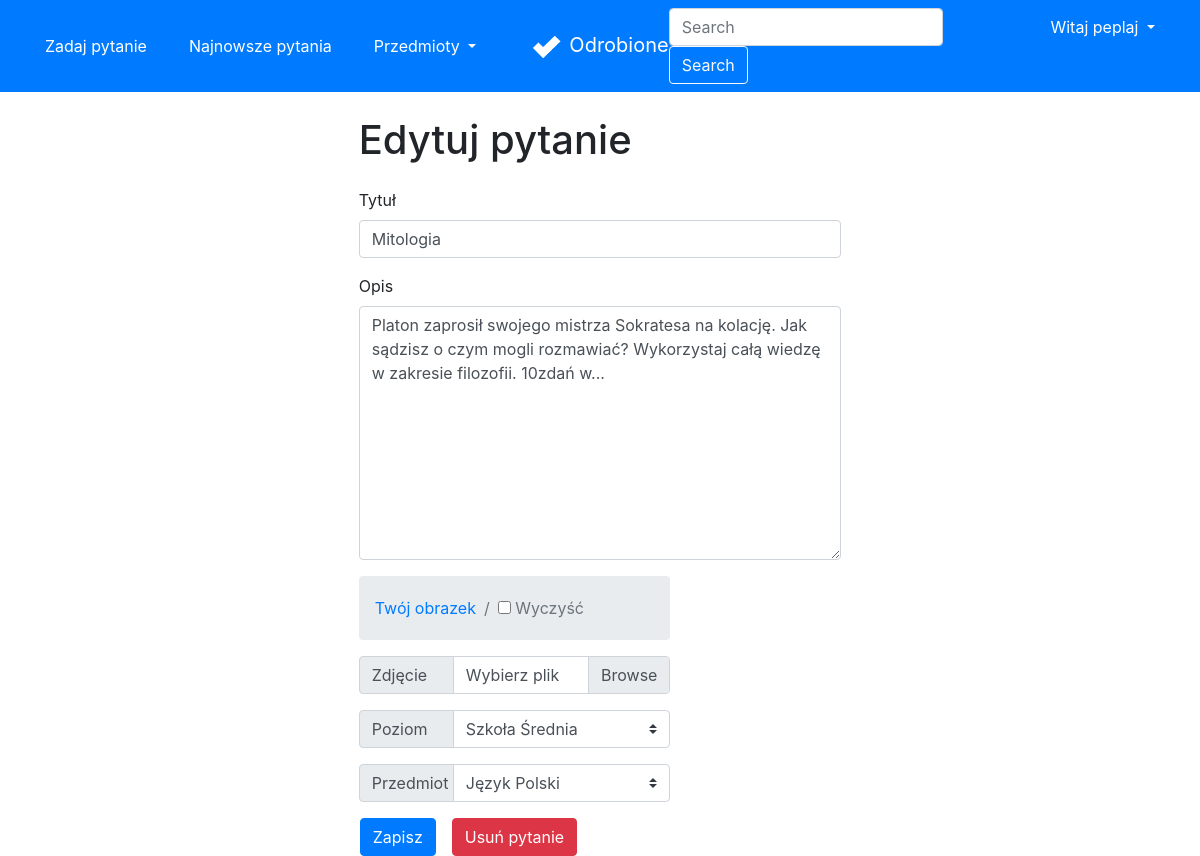
/my/20 (signed in), run on the app's committed database.
### accounts/models.py (models this page shows)
class User(AbstractUser):
    email = models.EmailField(_('email address'), unique=True)

### forum/models.py (models this page shows, shortened)
class Question(Model):
    title = CharField(max_length=300)
    desc = TextField()
    image = ImageField(upload_to='images/', blank=True)
    createDate = DateTimeField(auto_now_add=True)
    user = ForeignKey(User, on_delete=CASCADE)
    schools = [
        ('', 'Wybierz szkołę'),
        ('ps', 'Szkoła Podstawowa'),
        ('ms', 'Szkoła Średnia'),
        ('cl', 'Studia'),
    ]
    school = CharField(max_length=2, choices=schools,
                       default='')
    subjects = [
        ('', 'Wybierz przedmiot'),
        ('mat', 'Matematyka'),
        ('fiz', 'Fizyka'),
        ('inf', 'Informatyka'),
        ('pol', 'Język Polski'),
        ('ang', 'Język Angielski'),
        ('nmc', 'Język Niemiecki'),
        ('his', 'Historia'),
        ('bio', 'Biologia'),
        ('che', 'Chemia'),
        ('geo', 'Geografia'),
    ]
    subject = CharField(max_length=3, choices=subjects,
                        default='')
    likes = ManyToManyField(User, related_name='likes', blank=True)

### forum/views.py (the view, shortened to what this page needs)
# urls.py: path('my/<int:questionId>', views.myDetail, name='myDetail'),
def myDetail(request, questionId):
    question = get_object_or_404(
        Question, pk=questionId, user=request.user)
    if request.method == 'GET':
        form = QuestionForm(instance=question)
        return render(request, 'forum/myDetail.html',
                      {'form': form, 'question': question})

### forum/forms.py
class QuestionForm(forms.ModelForm):
    class Meta:
        model = Question
        fields = ('title', 'desc', 'image', 'school', 'subject')

### forum/templates/forum/myDetail.html (shortened to what this page needs)
{% extends 'forum/base.html' %}
{% block content %}
<div class="row justify-content-center">
    <div class="col-md-5">
        <br>
        <h1 class="mb-4">Edytuj pytanie</h1>
        <form method="POST" enctype="multipart/form-data">
            <div class="form-group">
                <label for="id_title">Tytuł</label>
                <input type="text" class="form-control" name="title" maxlength="300" required=""
                    value="{{question.title}}" id="id_title" placeholder="Tytuł pytania">
            </div>
            <div class="form-group">
                <label for="id_desc">Opis</label>
                <textarea name="desc" class="form-control" cols="40" rows="10" required="" id="id_desc"
                    placeholder="Opisz swój problem">{{question.desc}}</textarea>
            </div>
            {% if question.image %}
            <div class="row">
                <div class="col-md-8">
                    <nav aria-label="breadcrumb">
                        <ol class="breadcrumb">
                            <li class="breadcrumb-item mt-2"><a href="{{question.image.url}}">Twój obrazek</a></li>
                            <li class="breadcrumb-item active mt-2" aria-current="page"><input type="checkbox"
                                    name="image-clear" id="image-clear_id">
                                <label for="image-clear_id">Wyczyść</label></li>
                        </ol>
                    </nav>
                    <div class="input-group mb-3">
                        <div class="input-group-prepend">
                            <span class="input-group-text" style="width: 95px;">Zdjęcie</span>
                        </div>
                        <div class="custom-file">
                            <label class="custom-file-label" for="id_image">Wybierz plik</label>
                        </div>
                    </div>
                </div>
            </div>
            {% endif %}
            <div class="row">
                <div class="col-md-8">
                    <div class="input-group mb-3">
                        <div class="input-group-prepend">
                            <label class="input-group-text" style="width: 95px;" for="id_school">Poziom</label>
                        </div>
                        <select name="school" class="custom-select" id="id_school" required>
                            {% for id,school in question.schools %}
                            {% if id == question.school %}
                            <option value="{{id}}" selected>{{school}}</option>
                            {% elif id == "" %}
                            <option value="{{id}}" disabled>{{school}}</option>
                            {% else %}
                            <option value="{{id}}">{{school}}</option>
                            {% endif %}
                            {% endfor %}
                        </select>
                    </div>
                    <div class="input-group mb-3">
                        <div class="input-group-prepend">
                            <label class="input-group-text" style="width: 95px;" for="id_subject">Przedmiot</label>
                        </div>
                        <select name="subject" class="custom-select" id="id_subject" required>
                            {% for id,subject in question.subjects %}
                            {% if id == question.subject %}
                            <option value="{{id}}" selected>{{subject}}</option>
                            {% elif id == "" %}
                            <option value="{{id}}" disabled>{{subject}}</option>
                            {% else %}
                            <option value="{{id}}">{{subject}}</option>
                            {% endif %}
                            {% endfor %}
                        </select>
                    </div>
                </div>
            </div>
            <div class="row">
                <button type="submit" class="btn btn-primary mx-3">Zapisz</button>
        </form>
        <form action="{% url 'delete' question.id %}" method="POST">
            <button type="submit" class="btn btn-danger">Usuń pytanie</button>
        </form>
    </div>
</div>
{% endblock content %}

### forum/templates/forum/base.html (shortened to what this page needs)
<!doctype html>
<html lang="pl">
{% load static %}
<head>
    <link rel="stylesheet" href="https://maxcdn.bootstrapcdn.com/bootstrap/4.0.0/css/bootstrap.min.css"
>
</head>
<body>
    <nav class="navbar navbar-expand-md navbar-dark bg-primary">
        <div class="navbar-collapse collapse w-100 order-1 order-md-0 dual-collapse2">
            <ul class="navbar-nav mr-auto">
                <li class="nav-item active">
                    <a href="{% url 'create' %}" class="btn btn-primary mx-3">Zadaj pytanie</a>
                </li>
                <li class="nav-item">
                    <a href="{% url 'latest' %}" class="btn btn-primary mr-3">Najnowsze pytania</a>
                </li>
                <li class="nav-item">
                    <div class="dropdown mr-3">
                        <a class="btn btn-primary dropdown-toggle" href="#" role="button" id="dropdownMenuLink"
                            data-toggle="dropdown" aria-haspopup="true" aria-expanded="false">
                            Przedmioty
                        </a>
                    </div>
                </li>
            </ul>
        </div>
        <div class="mx-auto order-0">
            <a class="navbar-brand mx-auto" href="{% url 'home' %}"><img class="img-responsive mr-2"
                    src="{% static 'forum/logo.png' %}" height="30px" width="30px">Odrobione</a>
        </div>
        <div class="navbar-collapse collapse w-100 order-3 dual-collapse2">
            <ul class="navbar-nav ml-auto">
                <li class="nav-item">
                    <form class="form-inline">
                        <input class="form-control mr-sm-2" type="search" placeholder="Search" aria-label="Search">
                        <button class="btn btn-outline-light my-2 my-sm-0" type="submit">Search</button>
                    </form>
                </li>
                {% if user.is_authenticated %}
                <li class="nav-item">
                    <div class="btn-group mx-3 ">
                        <button type="button" class="btn btn-primary dropdown-toggle" data-toggle="dropdown"
                            aria-haspopup="true" aria-expanded="false">
                            Witaj {{user}}
                        </button>
                    </div>
                </li>
                {% endif %}
            </ul>
        </div>
    </nav>
    {% block content %}{% endblock content %}
</body>
</html>

### data on the page
User: username "peplaj"
Question: title "Mitologia", desc "Platon zaprosił swojego mistrza Sokratesa na kolację. Jak sądzisz o czym mogli rozmawiać? Wykorzystaj całą wiedzę w zakresie filozofii. 10zdań w...", school "Szkoła Średnia", subject "Język Polski"
